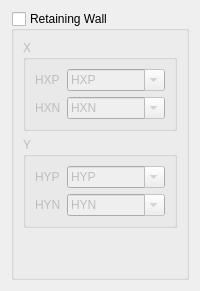
      <widget class="QWidget" name="tab_4">
       <attribute name="title">
        <string>Ret. Wall</string>
       </attribute>
       <layout class="QVBoxLayout" name="verticalLayout_7">
        <item>
         <widget class="QGroupBox" name="retaining_wall_groupbox">
          <property name="title">
           <string>Retaining Wall</string>
          </property>
          <property name="checkable">
           <bool>true</bool>
          </property>
          <property name="checked">
           <bool>false</bool>
          </property>
          <layout class="QVBoxLayout" name="verticalLayout_6">
           <item>
            <widget class="QGroupBox" name="groupBox_10">
             <property name="title">
              <string>X</string>
             </property>
             <layout class="QFormLayout" name="formLayout_5">
              <item row="0" column="0">
               <widget class="QLabel" name="label_20">
                <property name="text">
                 <string>HXP</string>
                </property>
               </widget>
              </item>
              <item row="0" column="1">
               <widget class="QComboBox" name="hxp_combobox">
                <property name="editable">
                 <bool>true</bool>
                </property>
                <item>
                 <property name="text">
                  <string>HXP</string>
                 </property>
                </item>
               </widget>
              </item>
              <item row="1" column="0">
               <widget class="QLabel" name="label_21">
                <property name="text">
                 <string>HXN</string>
                </property>
               </widget>
              </item>
              <item row="1" column="1">
               <widget class="QComboBox" name="hxn_combobox">
                <property name="editable">
                 <bool>true</bool>
                </property>
                <item>
                 <property name="text">
                  <string>HXN</string>
                 </property>
                </item>
               </widget>
              </item>
             </layout>
            </widget>
           </item>
           <item>
            <widget class="QGroupBox" name="groupBox_11">
             <property name="title">
              <string>Y</string>
             </property>
             <layout class="QFormLayout" name="formLayout_6">
              <item row="0" column="0">
               <widget class="QLabel" name="label_22">
                <property name="text">
                 <string>HYP</string>
                </property>
               </widget>
              </item>
              <item row="0" column="1">
               <widget class="QComboBox" name="hyp_combobox">
                <property name="editable">
                 <bool>true</bool>
                </property>
                <item>
                 <property name="text">
                  <string>HYP</string>
                 </property>
                </item>
               </widget>
              </item>
              <item row="1" column="0">
               <widget class="QLabel" name="label_23">
                <property name="text">
                 <string>HYN</string>
                </property>
               </widget>
              </item>
              <item row="1" column="1">
               <widget class="QComboBox" name="hyn_combobox">
                <property name="editable">
                 <bool>true</bool>
                </property>
                <item>
                 <property name="text">
                  <string>HYN</string>
                 </property>
                </item>
               </widget>
              </item>
             </layout>
            </widget>
           </item>
           <item>
            <spacer name="verticalSpacer_4">
             <property name="orientation">
              <enum>Qt::Vertical</enum>
             </property>
             <property name="sizeHint" stdset="0">
              <size>
               <width>20</width>
               <height>40</height>
              </size>
             </property>
            </spacer>
           </item>
          </layout>
         </widget>
        </item>
       </layout>
      </widget>
